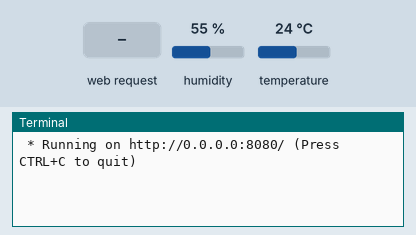
Simulated run of this program. Board: Raspberry Pi (BCM pin numbers). On the bench: the last lines printed to the terminal. The test bench sets the inputs (shaded band); at power-on: humidity 55 %, temperature 24 °C. The clock reads 2024-03-15 10:24:30 at power-on unless the program sets it.

Above: at 1.2 s.
1.3 s: HTTP request for / received
At 2.5 s:
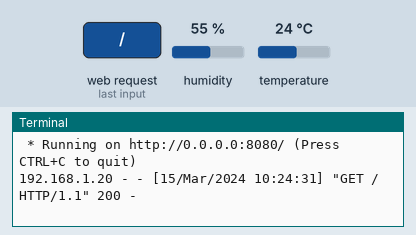
2.8 s: HTTP request for /web received
At 3.9 s:
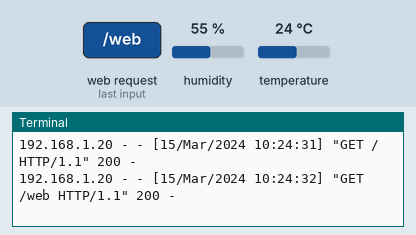
4.3 s: HTTP request for /temp received
At 6.3 s:
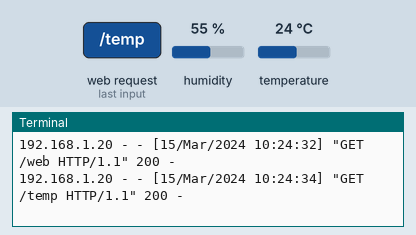

The program:

hello.py
```python
from flask import Flask,render_template
import sys
import Adafruit_DHT

obj = Flask(__name__)
obj.debug = True

@obj.route("/")
def hello():
    return render_template("hello.html",message="This is a development app built in Flask Python Framework!!")

@obj.route("/web")
def web():
    return render_template("web.html",message="Flask App!!")

@obj.route("/temp")
def lab_temp():
	humidity, temperature = Adafruit_DHT.read_retry(Adafruit_DHT.AM2302, 17,retries=3, delay_seconds=1)
	if humidity is not None and temperature is not None:
		return render_template("lab_temp.html",temp=temperature,hum=humidity)
	else:
		return render_template("no_sensor.html")

if __name__ == "__main__":
    obj.run(host='0.0.0.0', port=8080)
```

Measured:
- after the input at 1.3 s, the terminal: prints a new line at once (image 1)
- after the input at 2.8 s, the terminal: prints a new line at once (image 2)
- after the input at 4.3 s, the terminal: prints a new line after 0.53 s (image 3)
